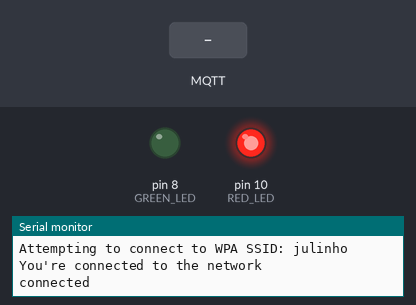
Bench run of a sketch on a simulated Arduino Mega 2560, built with avr-gcc and run on an emulated ATmega2560. On the bench: output pins drawn as LEDs (lit = HIGH), the last lines printed to the serial monitor. Dashed ring = blinking. The test bench sets the inputs (shaded band). WiFi joins after 1.5 s; servers stay silent unless stated; no MQTT or app messages arrive unless stated; the modem accepts every AT command (registered, SIM ready, sends succeed) and sends nothing else.

Above: at 9.7 s.
9.8 s: MQTT message "1" arrives on the first subscribed topic
At 10.9 s:
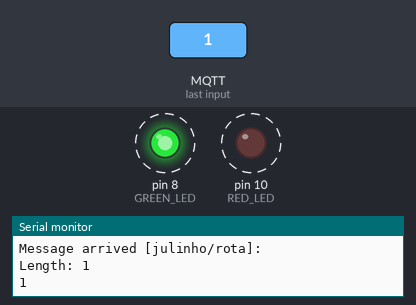
12.8 s: MQTT message "0" arrives on the first subscribed topic
At 15.6 s:
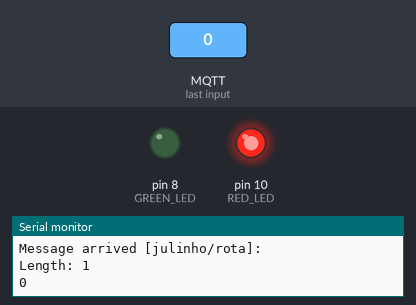
15.8 s: MQTT message "2" arrives on the first subscribed topic
At 16.9 s:
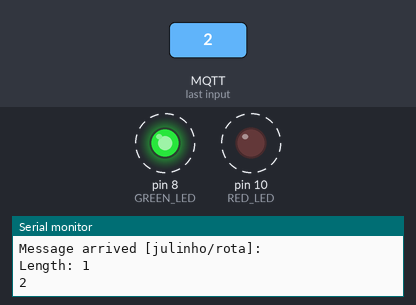
Timing chart, 0 to 19.6 s (numbered marks = the images above; inputs shaded):
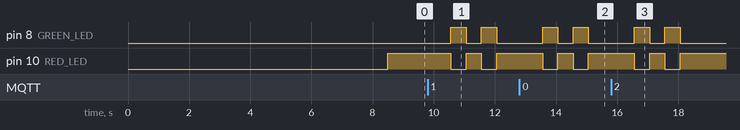

The sketch:

transmissor-v1.ino
```cpp
#include <WiFiEsp.h>
#include <WiFiEspClient.h>
#include <PubSubClient.h>

#define DEBUG true

char ssid[] = "julinho";
char pass[] = "123456789";

String message = "";

IPAddress server(191, 36, 8, 4);
int PORT = 1883;

WiFiEspClient espClient;
PubSubClient mqttClient(espClient);

long lastReconnectAttempt = 0;

int status = WL_IDLE_STATUS;

const int RED_LED = 10;
const int GREEN_LED = 8;

void callback(char* topic, byte* payload, unsigned int length) {
  Serial.print("Message arrived [");
  Serial.print(topic);
  Serial.print("]: ");
  Serial.println();

  Serial.print("Length: ");
  Serial.print(length);
  Serial.println();

  message = "";
  for (int i = 0; i < length; i++) {
    message += (char) payload[i];
  }
  message.toLowerCase();
  message.trim();
}

void setup() {
  Serial.begin(9600);
  Serial1.begin(115200);
  Serial2.begin(9600);

  Serial.println("- Configurando modulo...");
  sendData("AT+CWMODE=1\r\n", 1000, DEBUG); // modo de operação STA
  Serial.println("- Resetando modulo...");
  sendData("AT+RST\r\n", 1000, DEBUG); // resetar módulo
  Serial.println("- Conectando no roteador");
  sendData("AT+CWJAP=\"julinho\",\"123456789\"\r\n", 5000, DEBUG); // conectar na rede wifi
  WiFi.init(&Serial1);

  if (WiFi.status() == WL_NO_SHIELD) {
    Serial.println("WiFi shield not present");
    while (true);
  }

  while (status != WL_CONNECTED) {
    Serial.print("Attempting to connect to WPA SSID: ");
    Serial.println(ssid);

    status = WiFi.begin(ssid, pass);
  }

  Serial.println("You're connected to the network");

  mqttClient.setServer(server, PORT);
  mqttClient.setCallback(callback);

  pinMode(RED_LED, OUTPUT);
  pinMode(GREEN_LED, OUTPUT);
}

boolean reconnect() {
  if (mqttClient.connect("arduinoClient")) {
    Serial.println("connected");
    mqttClient.publish("julinho/enable", "1");
    mqttClient.publish("julinho/sos", "0");
    mqttClient.subscribe("julinho/rota");
  }
  return mqttClient.connected();
}

String sendData(const char* command, const int timeout, boolean debug) {
  String response = "";
  Serial1.print(command); // send the read character to the esp8266
  long int time = millis();

  while ( (time + timeout) > millis()) {
    while (Serial1.available()) {
      // The esp has data so display its message to the serial window
      char c = Serial1.read(); // read the next character.
      response += c;
    }
  }
  return response;
}

void loop() {
  digitalWrite(RED_LED, HIGH);
  digitalWrite(GREEN_LED, LOW);

  if (!mqttClient.connected()) {
    long now = millis();
    if (now - lastReconnectAttempt > 5000) {
      lastReconnectAttempt = now;
      if (reconnect()) {
        lastReconnectAttempt = 0;
      }
    }
    return;
  }

  boolean routeExists = message.compareTo("") != 0;

  if (!routeExists) {
    delay(100);
    mqttClient.loop();
    return;
  }
  delay(200);
  digitalWrite(GREEN_LED, HIGH);
  digitalWrite(RED_LED, LOW);

  Serial2.print(message);
  Serial.println(message);
  message = "";

  digitalWrite(GREEN_LED, LOW);
  digitalWrite(RED_LED, HIGH);
  delay(500);
  digitalWrite(RED_LED, LOW);
  digitalWrite(GREEN_LED, HIGH);
  delay(500);
  digitalWrite(GREEN_LED, LOW);
  digitalWrite(RED_LED, HIGH);
  delay(500);
  digitalWrite(RED_LED, LOW);
  digitalWrite(GREEN_LED, HIGH);
  delay(500);
}
```

Measured:
- after the input at 9.8 s, pin 8 (GREEN_LED), pin 10 (RED_LED): alternates HIGH for 0.50 s and LOW for 0.50 s, starting after 0.76 s
- after the input at 12.8 s, pin 8 (GREEN_LED), pin 10 (RED_LED): alternates HIGH for 0.50 s and LOW for 0.50 s, starting after 0.76 s
- after the input at 15.8 s, pin 8 (GREEN_LED): alternates HIGH for 0.50 s and LOW for 0.50 s, 4 changes in all, then stays LOW, starting after 0.76 s; pin 10 (RED_LED): alternates HIGH for 0.50 s and LOW for 0.50 s, 4 changes in all, then stays HIGH, starting after 0.76 s
